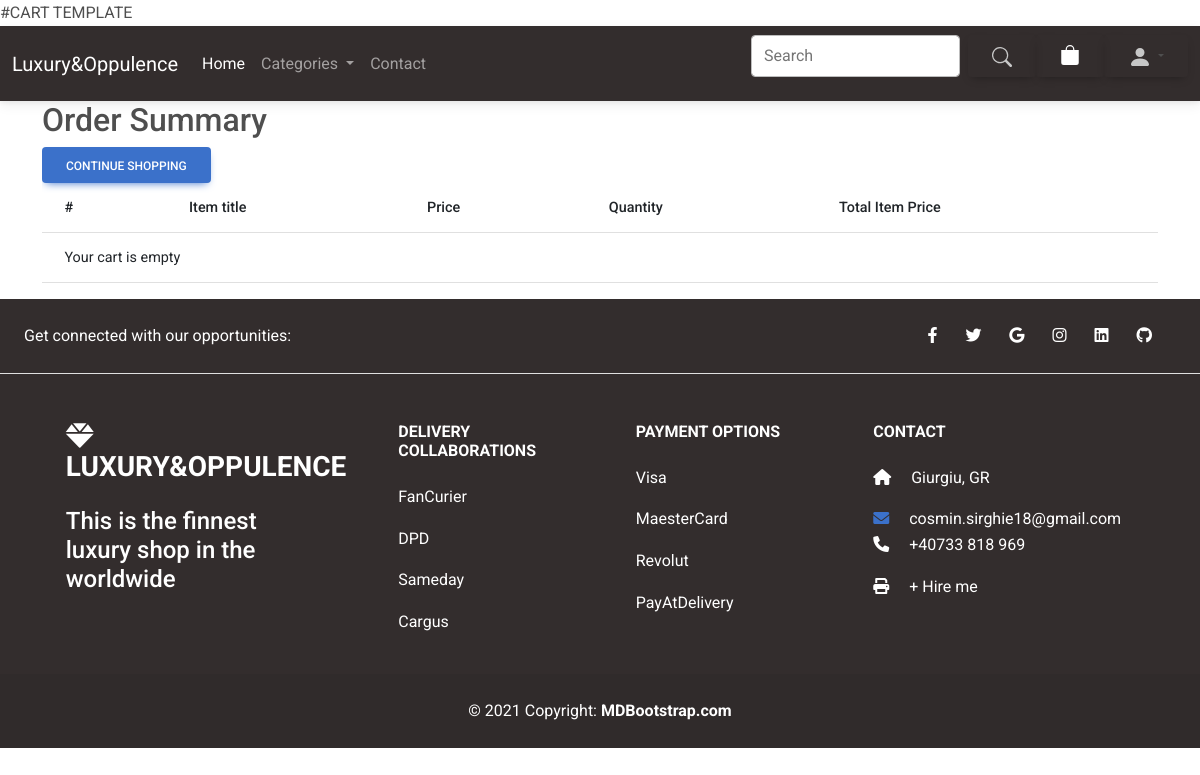
/cart/ (signed in), run on an earlier commit of the app's database.
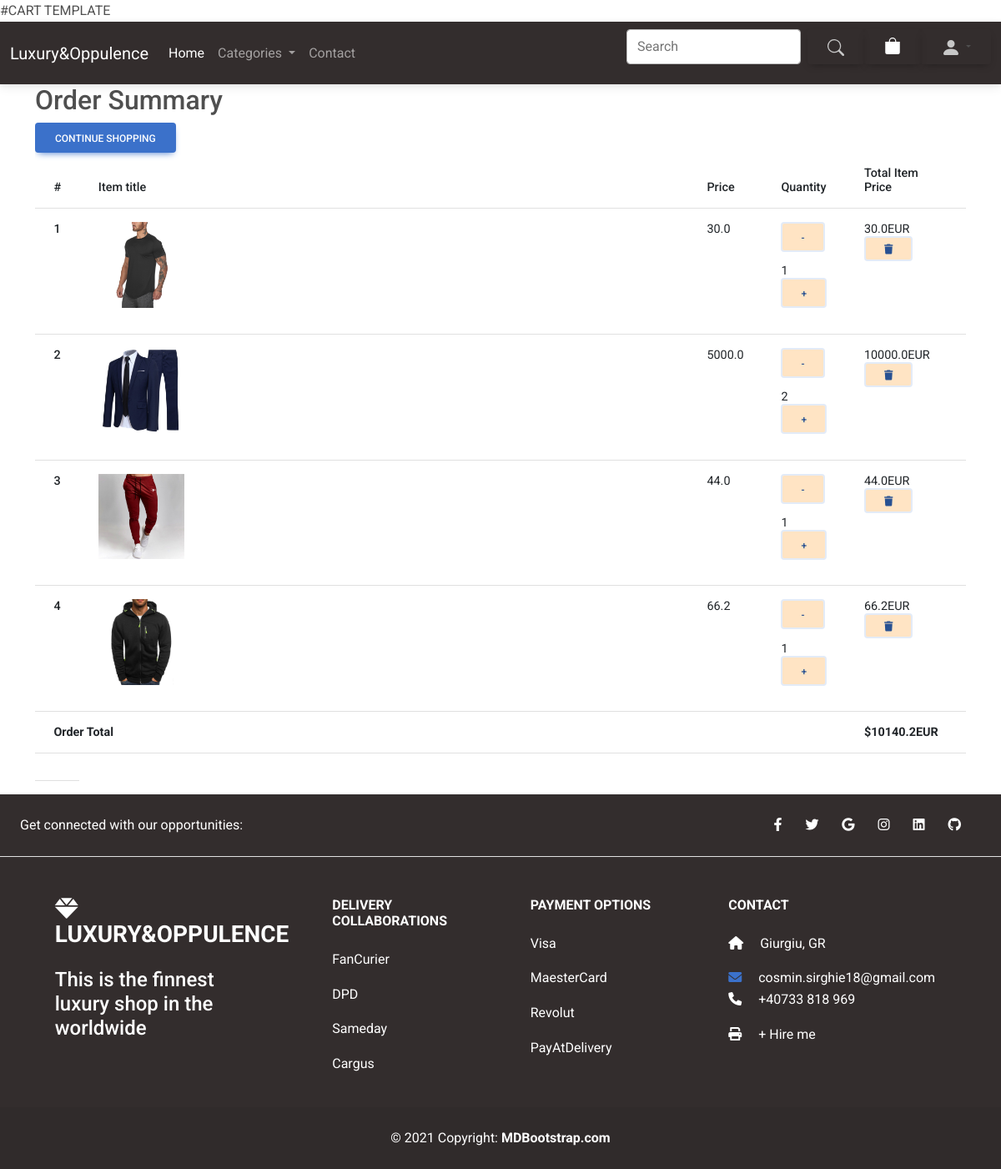
And on a later commit of the database.
### shop_mag/models.py (models this page shows, shortened)
class CartItem(models.Model):
    item = models.ForeignKey(Item, on_delete=models.CASCADE)
    quantity = models.IntegerField(default=1)
    cart = models.ForeignKey(Cart, on_delete=models.CASCADE)
    def total(self):
        price = self.item.price * self.quantity
        return round(price, 2)

class Item(models.Model):
    name = models.CharField(max_length=250)
    price = models.FloatField()
    category = models.ForeignKey(Category, on_delete=models.CASCADE)
    label = models.CharField(choices=LABEL_CHOICES, max_length=2, blank=False)
    color = models.CharField(choices=COLORS, max_length=50)
    gender = models.CharField(choices=gender, max_length=10)
    description = models.TextField(null=True)
    stock = models.IntegerField(default=10)
    photo = models.ImageField(null=True, max_length=255, upload_to="static/")
    slug = models.SlugField(auto_created=True)

class Cart(models.Model):
    STATUS = (
        ("open", "Open"),
        ("closed", "Closed"),
    )
    user = models.ForeignKey(User, on_delete=models.CASCADE)
    status = models.CharField(max_length=50, choices=STATUS)
    def cart_items(self):
        return CartItem.objects.filter(cart=self)
    def __str__(self):
        return f'{self.status} cart of {self.user.username}'
    def total(self):
        return round(sum([c.total() for c in self.cart_items()]), 2)

### shop_mag/views.py (the view)
# urls.py: path('cart/', views.open_cart_view, name='cart'),
@login_required(login_url=reverse_lazy('login'))
def open_cart_view(request):
    cart: Cart = get_open_cart(request)
    print(f'cart={cart}')
    total = 0
    stripe.api_key = settings.SECRET_KEY
    stripe_total = int(total * 100)
    description = 'ShopMag - New order'
    data_key = settings.STRIPE_PUBLISHABLE_KEY
    return render(request, 'order.html', dict(cart=cart, total=total, data_key=data_key, stripe_total=stripe_total))

### shop_mag/context_processors.py (called while the page is built)
def navbar_data(request):
    categories = Category.objects.all()
    return {'categories': categories}

### shop_mag/views.py (called while the page is built)
def get_open_cart(request):
    open_cart = Cart.objects.filter(user=request.user, status='open').first()
    if open_cart is None:
        open_cart = Cart.objects.create(user=request.user, status='open')
    return open_cart

### templates/order.html (shortened to what this page needs)
{% extends "base.html" %}
{% load static %}
{% block content %}
    <main>
        <div class="container">
            <div class="table-responsive text-nowrap">
                <h2>Order Summary</h2>
                <table class="table">
                    <thead>
                    <tr>
                        <th scope="col">#</th>
                        <th scope="col">Item title</th>
                        <th scope="col">Price</th>
                        <th scope="col">Quantity</th>
                        <th scope="col">Total Item Price</th>
                    </tr>
                    </thead>
                    <tbody>
                    {% for cart_item in cart.cart_items %}
                        <tr>
                            <th scope="row">{{ forloop.counter }}</th>
                            <td>
                                <img style="width: 15%; height: 15%" src="{{ cart_item.item.photo.url }}" alt="#">
                            </td>
                            <td>{{ cart_item.item.price }}</td>
                            <td>
                                <form action="{% url 'shop_mag:add_product_to_cart' %}" method="post">
                                    <button type="submit" class="btn btn-outline-secondary add-btn"
                                            style="background: bisque;">-
                                    </button>
                                </form>
                                {{ cart_item.quantity }}
                                <form action="{% url 'shop_mag:add_product_to_cart' %}" method="post">
                                    <button type="submit" class="btn btn-outline-secondary add-btn"
                                            style="background: bisque;">+
                                    </button>
                                </form>
                            </td>
                            <td>
                                {{ cart_item.total }}EUR
                                <form action="{% url 'shop_mag:add_product_to_cart' %}" method="post">
                                    <button type="submit" class="btn btn-outline-secondary add-btn"
                                            style="background: bisque;">
                                        <i class="fas fa-trash float-right"></i>
                                    </button>
                                </form>
                            </td>
                        </tr>
                    {% empty %}
                        <tr>
                            <td colspan='5'>Your cart is empty</td>
                        </tr>
                    {% endfor %}
                    {% if cart.cart_items %}
                        <tr>
                            <td colspan="4"><b>Order Total</b></td>
                            <td><b>${{ cart.total }}EUR</b></td>
                        </tr>
                        <tr>
                        <td>
                        </td>
                    {% endif %}
                    <a class='btn btn-primary float-right' href="{% url 'shop_mag:home' %}">Continue shopping</a>
                    </tr>
                    </tbody>
                </table>
            </div>
        </div>
    </main>
{% endblock content %}

### templates/base.html (shortened to what this page needs)
{% load static %}
{% include 'navbar.html' %}
<html lang="en">
<head>
    <link href="https://cdn.jsdelivr.net/npm/bootstrap@5.3.0-alpha3/dist/css/bootstrap.min.css" rel="stylesheet"
>
    <link
            href="https://cdnjs.cloudflare.com/ajax/libs/font-awesome/6.0.0/css/all.min.css"
            rel="stylesheet"
    />
    <link
            href="https://cdnjs.cloudflare.com/ajax/libs/font-awesome/6.0.0/css/all.min.css"
            rel="stylesheet"
    />
    <link
            href="https://cdnjs.cloudflare.com/ajax/libs/mdb-ui-kit/6.2.0/mdb.min.css"
            rel="stylesheet"
    />
</head>
<body>
{% block content %}
{% endblock content %}
{% include 'footer.html' %}
</body>
</html>

### templates/navbar.html (shortened to what this page needs)
{% load static %}
<nav class="navbar navbar-expand-lg navbar-dark text-bg-dark" ;>
    <div class="container-fluid">
        <a class="navbar-brand" href="{% url 'shop_mag:home' %}">Luxury&Oppulence</a>
        <div class="collapse navbar-collapse" id="navbarSupportedContent">
            <ul class="navbar-nav me-auto mb-2 mb-lg-0">
                <li class="nav-item">
                    <a class="nav-link active" aria-current="page" href="{% url 'shop_mag:home' %}">Home</a>
                </li>
                <li class="nav-item dropdown">
                    <a class="nav-link dropdown-toggle" href="#" role="button" data-bs-toggle="dropdown"
                       aria-expanded="false">
                        Categories
                    </a>
                </li>
                <li class="nav-item">
                    <a class="nav-link" href="{% url 'shop_mag:contact' %}">Contact</a>
                </li>
            </ul>
            <form class="d-flex" role="search" action="{% url 'shop_mag:search' %}">
                <input class="form-control me-2" type="search" placeholder="Search" aria-label="Search" name="q"
                       value="{{ q }}">
                <button class="btn" type="submit">
                    <img src="{% static 'icons/search.svg' %}">
                </button>
                <a class="btn" href="{% url 'shop_mag:cart' %}">
                    <img src="{% static 'icons/cart.svg' %}">
                </a>
                <div class="btn-group">
                    <button type="button" class="btn dropdown-toggle" data-bs-toggle="dropdown"
                            aria-expanded="false">
                        <img width="24" height="24" src="{% static 'icons/person-fill.svg' %}" alt="">
                    </button>
                </div>
            </form>
        </div>
    </div>
</nav>

### templates/footer.html (shortened to what this page needs)
{% load static %}
<footer class="text-center text-lg-start bg-dark text-white">
    <section class="d-flex justify-content-center justify-content-md-between p-4 border-bottom">
        <div class="me-5 d-none d-lg-block">
            <span>Get connected with our opportunities:</span>
        </div>
        <div>
            <a href="" class="me-4 text-reset">
                <i class="fab fa-facebook-f"></i>
            </a>
            <a href="" class="me-4 text-reset">
                <i class="fab fa-twitter"></i>
            </a>
            <a href="" class="me-4 text-reset">
                <i class="fab fa-google"></i>
            </a>
            <a href="" class="me-4 text-reset">
                <i class="fab fa-instagram"></i>
            </a>
            <a href="" class="me-4 text-reset">
                <i class="fab fa-linkedin"></i>
            </a>
            <a href="" class="me-4 text-reset">
                <i class="fab fa-github"></i>
            </a>
        </div>
    </section>
    <section class="">
        <div class="container text-center text-md-start mt-5">
            <div class="row mt-3">
                <div class="col-md-3 col-lg-4 col-xl-3 mx-auto mb-4">
                    <h3 class="text-uppercase fw-bold mb-4">
                        <i class="fas fa-gem me-3"></i>Luxury&Oppulence
                    </h3>
                    <h4>
                        This is the finnest luxury shop in the worldwide<!doctype html>
                        <html lang="en">
                        <head>
                        </head>
                        <body>
                        </body>
                        </html>
                    </h4>
                </div>
                <div class="col-md-2 col-lg-2 col-xl-2 mx-auto mb-4">
                    <h6 class="text-uppercase fw-bold mb-4">
                        Delivery collaborations
                    </h6>
                    <p>
                        <a href="#!" class="text-reset">FanCurier</a>
                    </p>
                    <p>
                        <a href="#!" class="text-reset">DPD</a>
                    </p>
                    <p>
                        <a href="#!" class="text-reset">Sameday</a>
                    </p>
                    <p>
                        <a href="#!" class="text-reset">Cargus</a>
                    </p>
                </div>
                <div class="col-md-3 col-lg-2 col-xl-2 mx-auto mb-4">
                    <h6 class="text-uppercase fw-bold mb-4">
                        Payment options
                    </h6>
                    <p>
                        <a href="#!" class="text-reset">Visa</a>
                    </p>
                    <p>
                        <a href="#!" class="text-reset">MaesterCard</a>
                    </p>
                    <p>
                        <a href="#!" class="text-reset">Revolut</a>
                    </p>
                    <p>
                        <a href="#!" class="text-reset">PayAtDelivery</a>
                    </p>
                </div>
                <div class="col-md-4 col-lg-3 col-xl-3 mx-auto mb-md-0 mb-4">
                    <h6 class="text-uppercase fw-bold mb-4">Contact</h6>
                    <p><i class="fas fa-home me-3"></i> Giurgiu, GR</p>
                    <a href="mailto:shopmag@gmail.com" class="fas fa-envelope me-3"></a>
                    cosmin.sirghie18@gmail.com
                    <p><i class="fas fa-phone me-3"></i> +40733 818 969</p>
                    <p><i class="fas fa-print me-3"></i> + Hire me</p>
                </div>
            </div>
        </div>
    </section>
    <div class="text-center p-4" style="background-color: rgba(0, 0, 0, 0.05);">
        © 2021 Copyright:
        <a class="text-reset fw-bold" href="https://mdbootstrap.com/">MDBootstrap.com</a>
    </div>
</footer>

What changed in the data, as far as the page shows it:
added CartItem: item.photo (picture), item.price "30.0", quantity "1", total "30.0"
added CartItem: item.photo (picture), item.price "5000.0", quantity "2", total "10000.0"
added CartItem: item.photo (picture), item.price "44.0", quantity "1", total "44.0"
added CartItem: item.photo (picture), item.price "66.2", quantity "1", total "66.2"
added Cart: total "10140.2"
Also different on the page:
text no longer shown: "Your cart is empty"
text now shown: "Order Total $ EUR"
